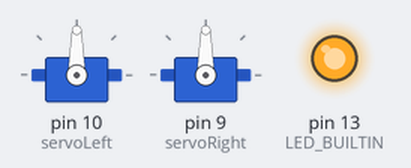
Bench run of a sketch on a simulated Arduino Uno, built with avr-gcc and run on an emulated ATmega328P. Shown: 2 × servo, output pins drawn as LEDs (lit = HIGH).

Above: at 0.05 s.
At 2.0 s:
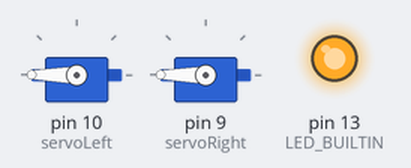
Timing chart, 0 to 3.0 s (numbered marks = the images above):
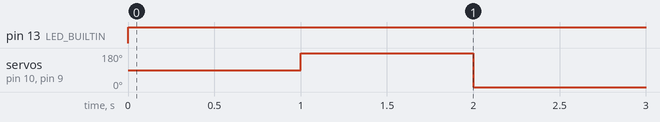

The sketch:

OldRadioAutoTume.ino
```cpp
#include <Servo.h>

Servo servoLeft;          // Define left servo
Servo servoRight;         // Define right servo

void setup() {
  pinMode(LED_BUILTIN, OUTPUT);
  servoLeft.attach(10);  // Set left servo to digital pin 10
  servoRight.attach(9);  // Set right servo to digital pin 9
}

void loop() {            // Loop through motion tests
  digitalWrite(LED_BUILTIN, HIGH);

  //forward();             // Example: move forward
  //delay(2000);           // Wait 2000 milliseconds (2 seconds)
  //reverse();
  delay(1000);
  turnRight();
  delay(1000);
  turnLeft();
  //delay(2000);
  //stopRobot();
  //delay(2000);
}

// Motion routines for forward, reverse, turns, and stop
void forward() {
  servoLeft.write(0);
  servoRight.write(180);
}

void reverse() {
  servoLeft.write(180);
  servoRight.write(0);
}

void turnRight() {
  servoLeft.write(180);
  servoRight.write(180);
}
void turnLeft() {
  servoLeft.write(0);
  servoRight.write(0);
}

void stopRobot() {
  servoLeft.write(90);
  servoRight.write(90);
}
```

Measured:
- by itself, pin 13 (LED_BUILTIN): LOW → HIGH at 0.00 s
- by itself, servo on pin 10 (servoLeft), servo on pin 9 (servoRight): alternates 180° for 1.0 s and 0° for 1.0 s
